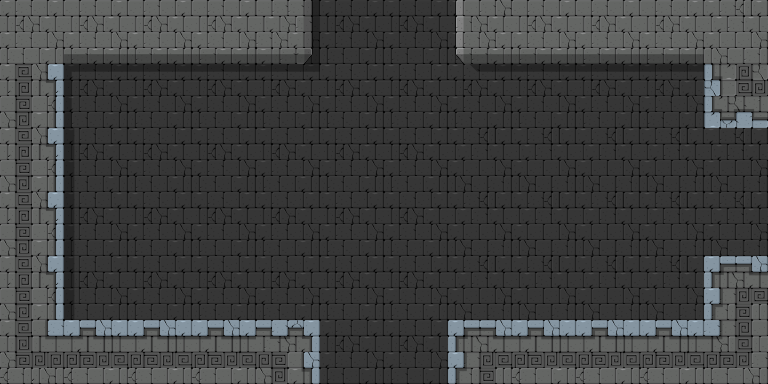

A level layout from a 2D game, rendered from its tile map. Below: a short description, then the map file with tile-grid data replaced by summaries:
An orthogonal 12x6 tile map with 64x64 px tiles, 4 tile layers (background, foreground, objects, mainlayer) and 8 objects (OnSidePlatform).

<map version="1.0" orientation="orthogonal" width="12" height="6" tilewidth="64" tileheight="64">
 <properties>
  <property name="physicsGravityY" value="-9.81" />
  <property name="physicsSimulationSpeed" value="1.0" />
  <property name="restrictScrollingToMapBoundary" value="YES" />
 </properties>
 <tileset firstgid="1" name="Tileset_Geometry_16x16_256" tilewidth="64" tileheight="64">
  <image source="Tileset_64x64.png" width="512" height="576" />
 </tileset>
 <layer name="background" width="12" height="6">
  <data>[72 cells, 64 non-empty, 7 distinct tile ids]</data>
 </layer>
 <layer name="foreground" width="12" height="6">
  <data>[72 cells, 26 non-empty, 11 distinct tile ids]</data>
 </layer>
 <layer name="objects" width="12" height="6">
  <data>[72 cells, 0 non-empty, 0 distinct tile ids]</data>
 </layer>
 <layer name="mainlayer" width="12" height="6">
  <data>[72 cells, 0 non-empty, 0 distinct tile ids]</data>
 </layer>
 <objectgroup color="#5858a4" draworder="topdown" name="collisions" width="12" height="6">
  <object x="0" y="64" width="64" height="256" />
  <object x="704" y="64" width="64" height="64" />
  <object x="704" y="256" width="64" height="64" />
  <object x="0" y="0" width="320" height="64" />
  <object x="448" y="0" width="320" height="64" />
  <object x="448" y="320" width="320" height="64" />
  <object x="0" y="320" width="320" height="64" />
 </objectgroup>
 <objectgroup draworder="topdown" name="game objects" width="12" height="6">
  <object name="OnSidePlatform1" type="OnSidePlatform" x="320" y="128" width="127" height="5" />
 </objectgroup>
</map>
